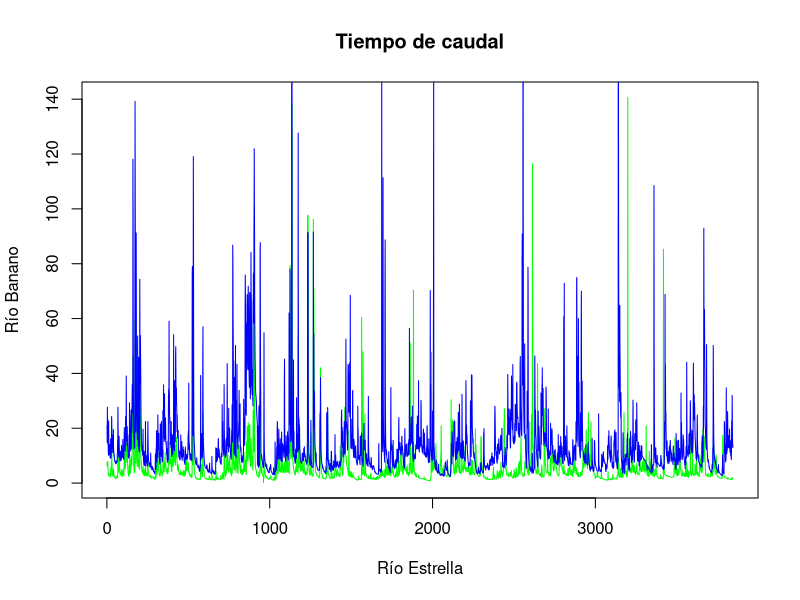
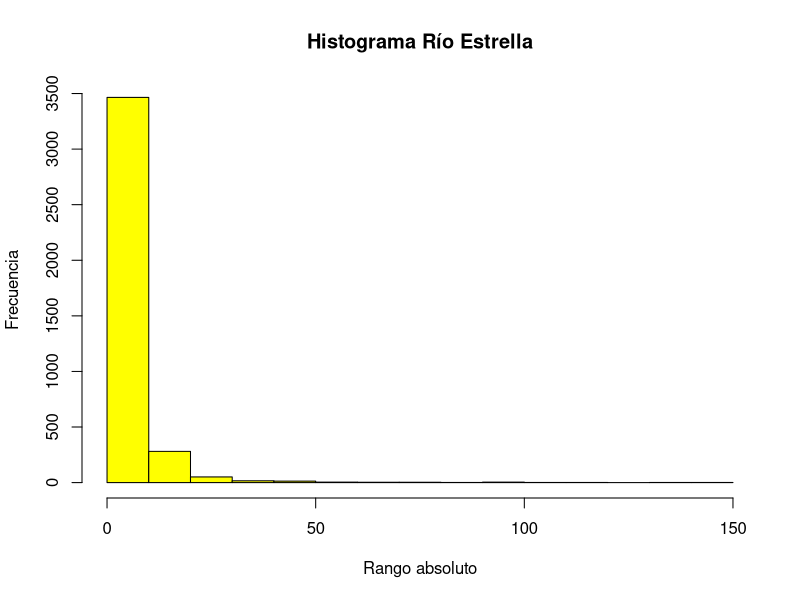
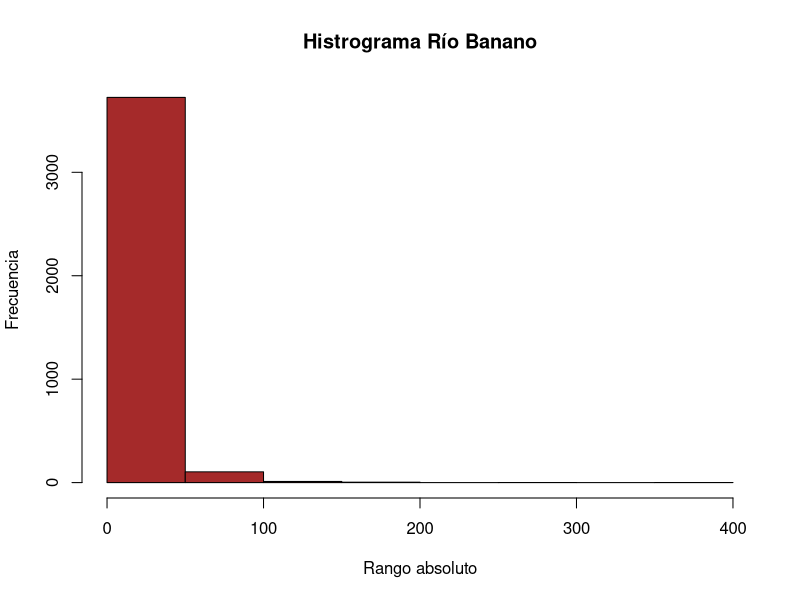
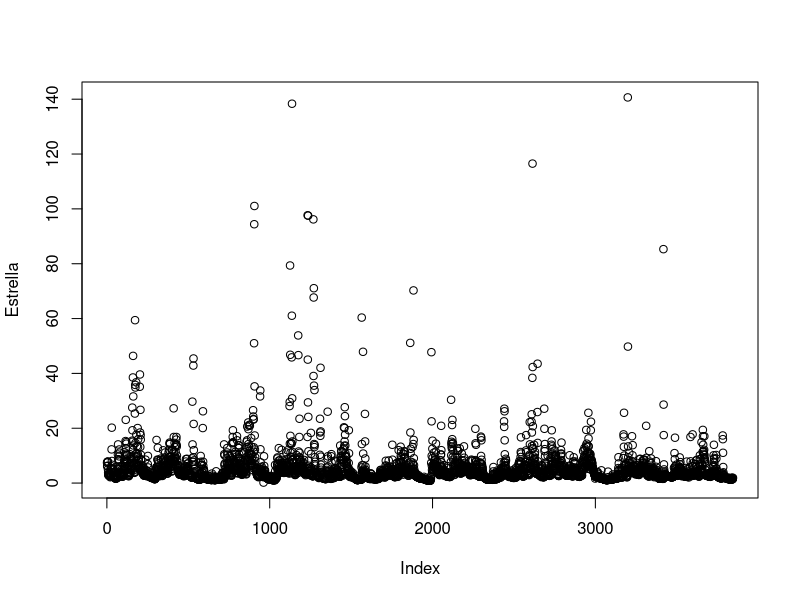
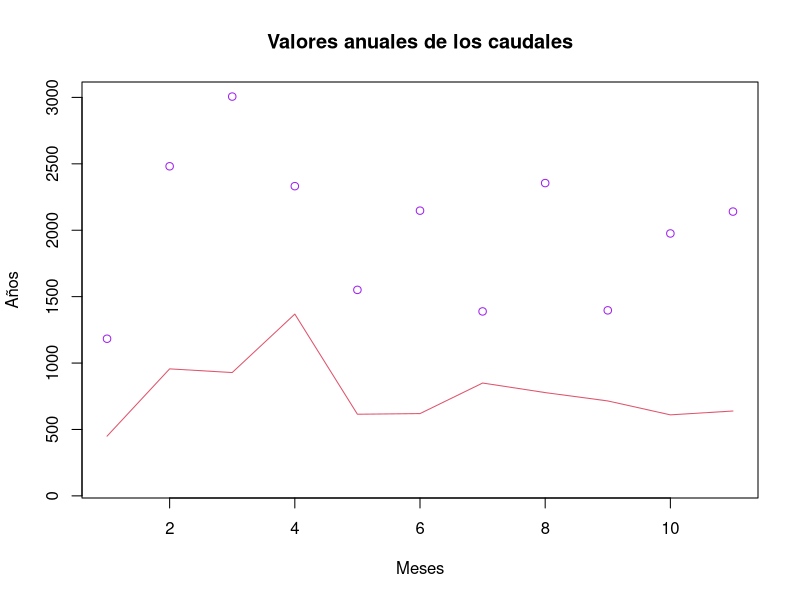
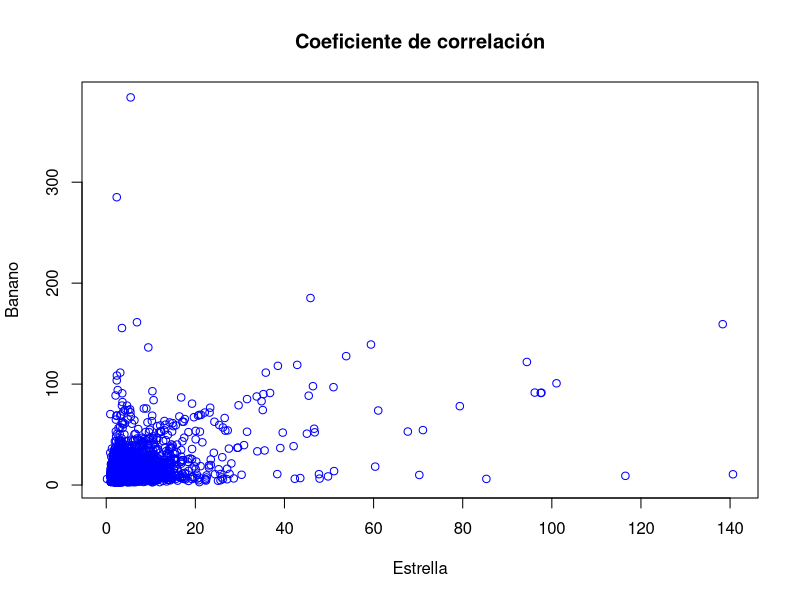

Write R code to recreate these figures, in order.
# datos hidrologicos ejercicio explorativo

inp <- read.csv("FDC.csv", na.strings="")
inp <- read.csv("FDC.csv")

head(inp)
dim(inp)

inp[!complete.cases(inp),]


plot(inp[,2], type = "l", col="green",
     
     main = "Tiempo de caudal",
     xlab = ("Río Estrella"),
     ylab = ("Río Banano")
)

lines(inp[,3],col="blue")

summary(inp[,2:3])
hist(inp[,2],
     main = "Histograma Río Estrella",
     xlab = ("Rango absoluto"),
     ylab = ("Frecuencia"),
     col="yellow"
)

hist(inp[,3],
     main = "Histrograma Río Banano",
     xlab = ("Rango absoluto"),
     ylab = ("Frecuencia"),
     col="brown"
)

names(inp) <- c("fecha", "Estrella","Banano")
attach(inp)
plot(Estrella)

Tempdate <- strptime(inp[,1], format= "%d/%m/%Y")

MAQ_Estrella <- tapply(Estrella, format(Tempdate, format = "%Y"), FUN = sum) 
MAQ_Banano <- tapply(Banano, format(Tempdate, format = "%Y"), FUN = sum)
write.csv(rbind(MAQ_Estrella, MAQ_Banano),file= "MAQ.csv")

plot(MAQ_Banano,ylim = c(100,3000),
     main = "Valores anuales de los caudales",
     xlab = ("Meses"),
     ylab = ("Años"),
     col="purple"
)
lines(MAQ_Estrella, col = 2)

MMQ_Estrella <- tapply(Estrella, format(Tempdate, format = "%m"), FUN = sum)   
MMQ_Banano <- tapply(Banano, format(Tempdate, format = "%m"), FUN = sum)   

#Analisis de correlación

corinp <- cor(inp[,2:3], method= "spearman")

plot(inp[,2], inp[,3],
     main = "Coeficiente de correlación",
     xlab = ("Estrella"),
     ylab = ("Banano"),
     col="blue"
)

inp.lm <- lm(inp[,2] ~ inp[,3], data=inp)
summary(inp.lm)